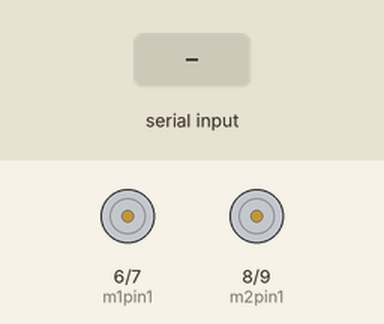
Bench run of a sketch on a simulated Arduino Uno, built with avr-gcc and run on an emulated ATmega328P. On the bench: motor-driver pin pairs drawn as motors (green arrow = first pin HIGH = forward, orange = second pin HIGH = backward, longer = more drive). The test bench sets the inputs (shaded band). What the sketch prints to the serial monitor is not drawn.

Above: at 1.2 s.
1.3 s: "F" received over Serial
At 1.8 s:
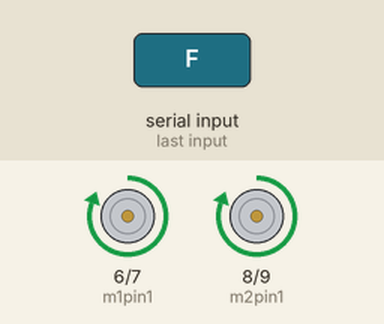
2.8 s: "B" received over Serial
At 4.0 s:
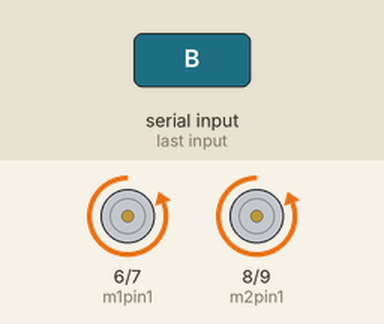
4.3 s: "R" received over Serial
At 5.3 s:
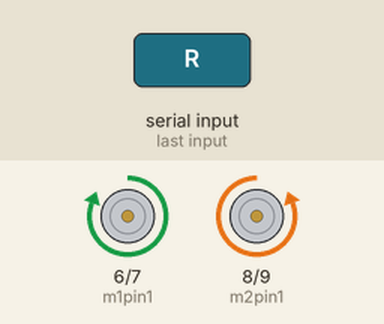
5.8 s: "L" received over Serial
At 6.4 s:
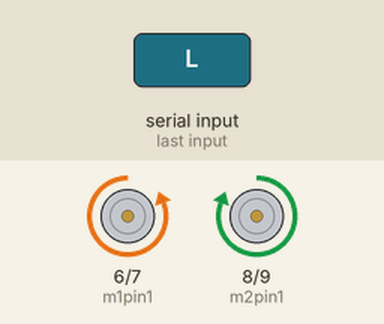
Timing chart, 0 to 8.3 s (numbered marks = the images above; inputs shaded):
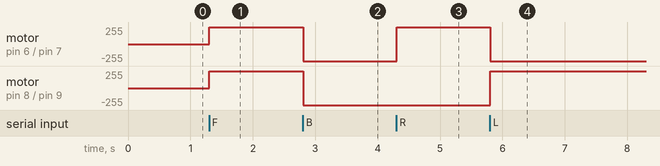

The sketch:

car_trim_academy.ino
```cpp
#define m1pin1 6
#define m1pin2 7
#define m2pin1 8
#define m2pin2 9
char reading;
void setup()
{//motor1
  pinMode(m1pin1,OUTPUT);
  pinMode(m1pin2,OUTPUT);
  //motor2
  pinMode(m2pin1,OUTPUT);
  pinMode(m2pin2,OUTPUT);

   Serial.begin(9600);
}
void loop()
{
  if (Serial.available()){reading=Serial.read();}
  Serial.println(reading);

  switch(reading){
    case 'F':
    Move(1,0,1,0);
    break;
    case 'B':
    Move(0,1,0,1);
    break;
    case 'R':
    Move(1,0,0,1);
    break;
    case 'L':
    Move(0,1,1,0);
    break;
    default:
    Move(1,1,1,1);
    break;
    }
 }

void Move(int p1,int p2,int p3,int p4){
 digitalWrite(m1pin1,p1);
 digitalWrite(m1pin2,p2);
 digitalWrite(m2pin1,p3);
 digitalWrite(m2pin2,p4);
 }
```

Measured:
- after the input at 1.3 s, motor on pin 6 (m1pin1) / pin 7 (m1pin2), motor on pin 8 (m2pin1) / pin 9 (m2pin2): stopped → forward 255/255 at once
- after the input at 2.8 s, motor on pin 6 (m1pin1) / pin 7 (m1pin2), motor on pin 8 (m2pin1) / pin 9 (m2pin2): forward 255/255 → backward 255/255 at once
- after the input at 4.3 s, motor on pin 6 (m1pin1) / pin 7 (m1pin2): backward 255/255 → forward 255/255 at once
- after the input at 5.8 s, motor on pin 6 (m1pin1) / pin 7 (m1pin2): forward 255/255 → backward 255/255 at once; motor on pin 8 (m2pin1) / pin 9 (m2pin2): backward 255/255 → forward 255/255 at once
